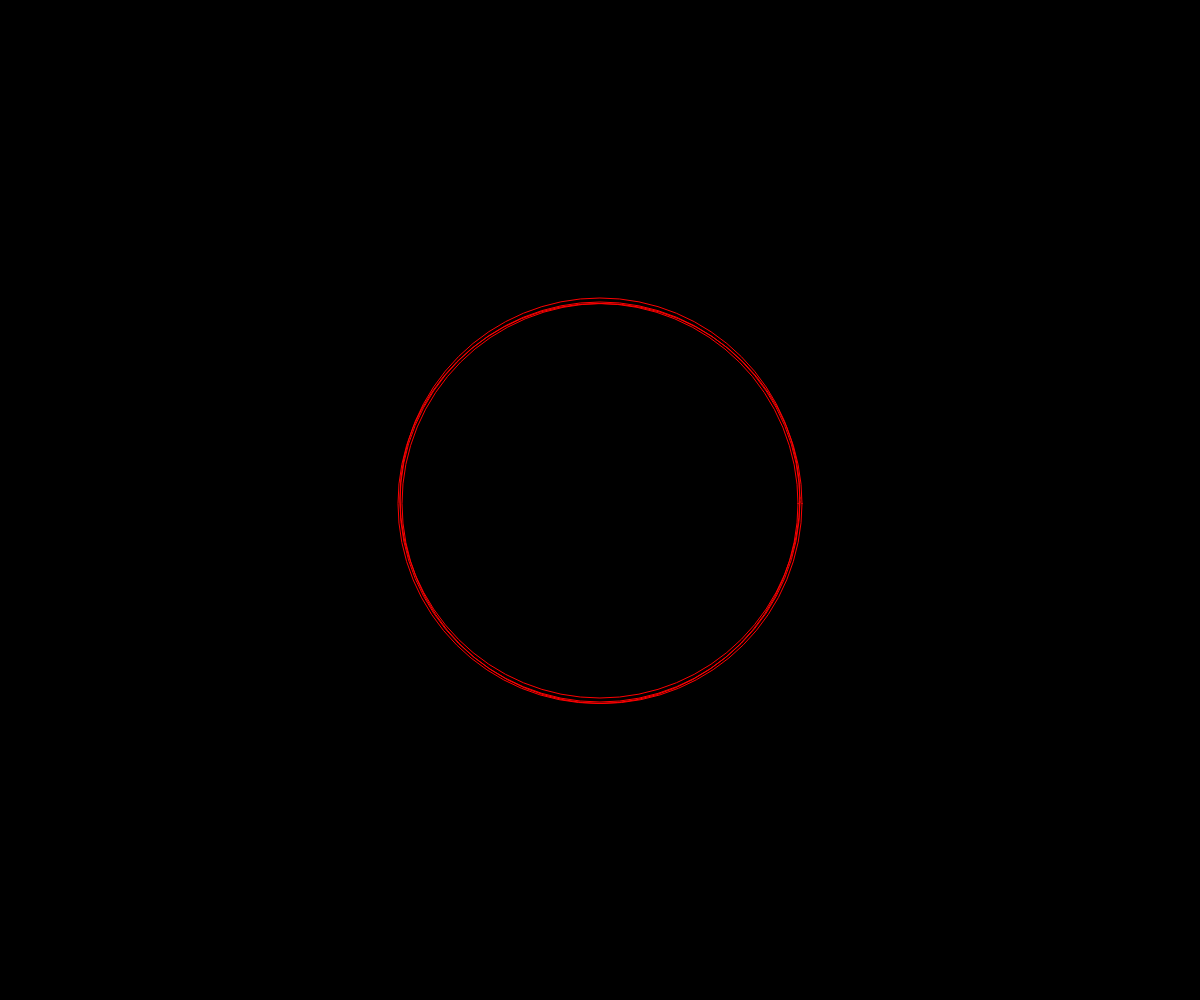
Frame 1 (no input)
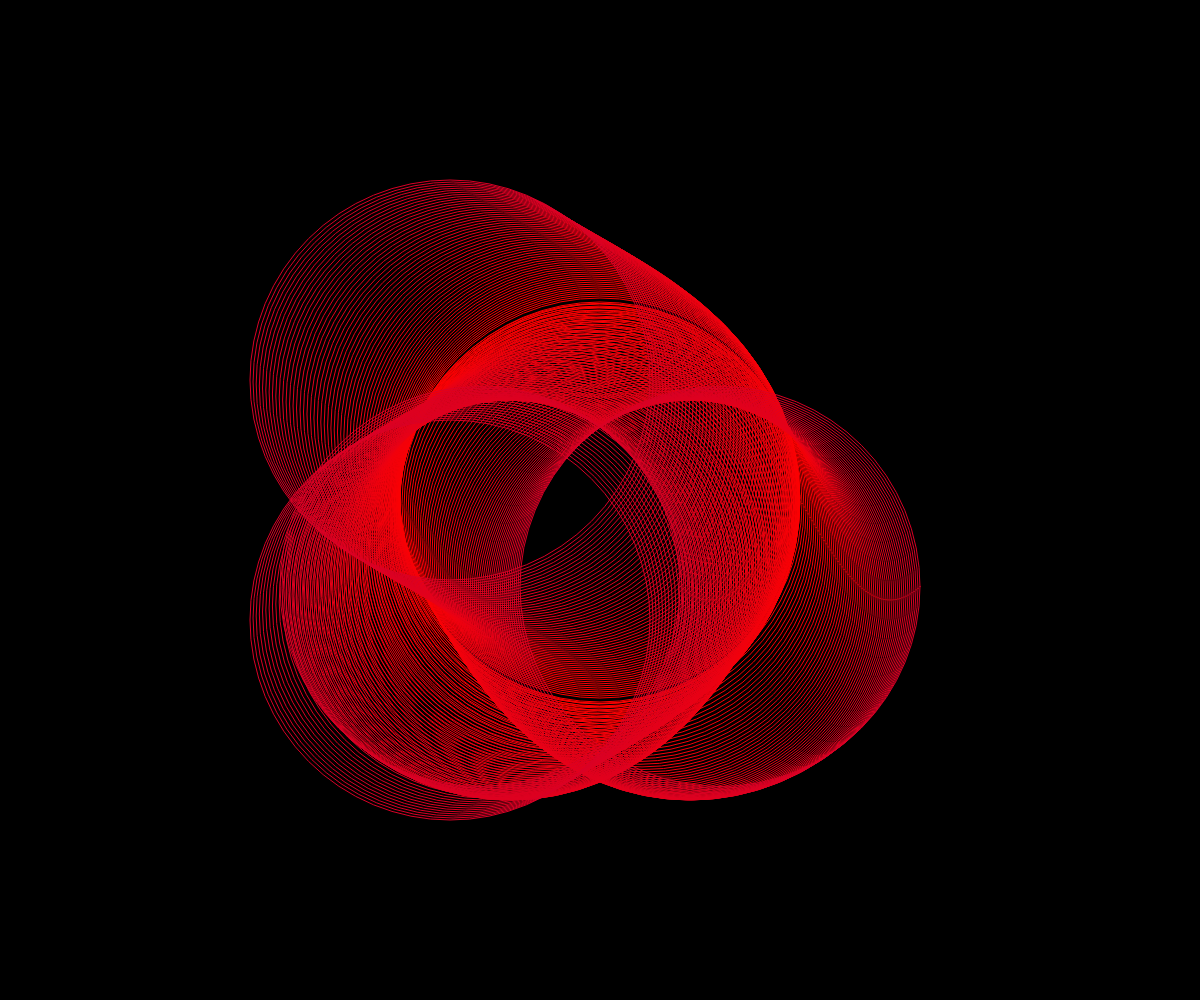
Frame 60 (no input)
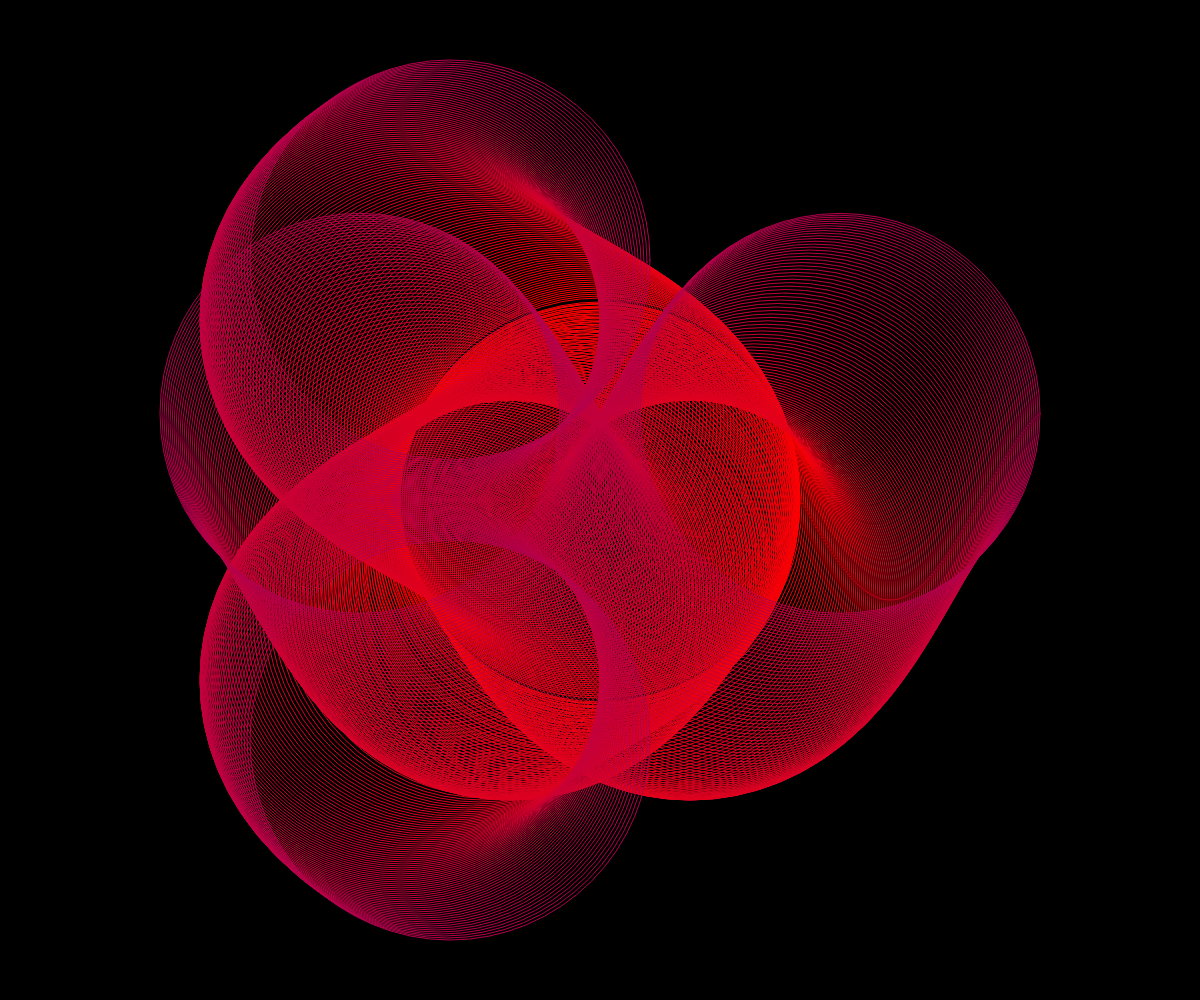
Frame 120 (the mouse pressed at the canvas centre since frame 60)

The p5.js sketch that drew these frames (run headless with seeded random() and noise() and a simulated clock; from frame 60 on, the mouse is pressed at the canvas centre):

// p5.js sketch
// ── sketch.js
function preload(){
  // put preload code here
}

function setup() {
  createCanvas(windowWidth,windowHeight)
  // put setup code here
  background('black');
  frameRate();


  angleMode(DEGREES);
}

function draw() {
  // put drawing code here



translate(width/2, height/2);
push()
if (frameCount<1000) {
  //in basso
  push();
  noFill();
  translate(-100,0);
  stroke(lerpColor(color('red'), color('blue'), frameCount/400));

ellipse(cos(frameCount*2)*100, frameCount*2, 400, 400);
pop();

//in alto
push();
noFill();
translate(-100,0);
stroke(lerpColor(color('red'), color('blue'), frameCount/400));

ellipse(cos(frameCount*2)*100, -frameCount*2, 400, 400);
pop();


//dx e sx
push();
noFill();
  translate(-100,0);
stroke(lerpColor(color('red'), color('blue'), frameCount/400));

ellipse(-(frameCount*2-100), sin(frameCount*2)*100, 400, 400);
pop();

push();
noFill();
  translate(-100,0);
stroke(lerpColor(color('red'), color('blue'), frameCount/400));

ellipse(frameCount*2 +100, sin(frameCount*2)*100, 400, 400);
pop();
pop()
}

//cerchiodiinee
if(frameCount>400 && frameCount<800)
{
  noFill();
  push();
stroke(color('black'));
ellipse(0, 0, (frameCount-400)*16, (frameCount-400)*16);
  pop();
}


//cerchiopieno
if(frameCount>404 && frameCount<600){
  push();
fill(color('black'));
ellipse(0, 0, (frameCount-404)*12, (frameCount-404)*12);
  pop();

}


//coso con linee bianche
if(frameCount>600 && frameCount<800){

  noFill();
  stroke('white');
push();

rotate(180);
  line(-width/2, -height/2, cos(frameCount*2)*width/6, sin(frameCount*2)*width/6);
stroke('white'
)
  pop();


  push();

  rotate(0);
    line(-width/2, -height/2, cos(frameCount*2)*width/6, sin(frameCount*2)*width/6);
    stroke(color('white'));
    pop();

}

//cerchio al centro ultimo
if (frameCount>800 && frameCount<1070){
  stroke(lerpColor(
    color('red'), color('gold'), (frameCount-800)/300
  ))

  push();
rotate(180);
  line(width/6, 0, cos(frameCount)*width/6, sin(frameCount)*width/6);
  pop();

  push();
  rotate(90);
    line(width/6, 0, cos(frameCount)*width/6, sin(frameCount)*width/6);
      pop();

    push();
  rotate(270);
      line(width/6, 0, cos(frameCount)*width/6, sin(frameCount)*width/6);
          pop();

      push();
  rotate(360);
        line(width/6, 0, cos(frameCount)*width/6, sin(frameCount)*width/6);
        pop();
}

//cerchio nero che si chiude
if(frameCount>1070 && frameCount<1220){
noFill();
push();
stroke(color('black'));
strokeWeight(1+(frameCount-1070)*15);
  ellipse(0, 0, width+200, width+200);
  pop();
}

//cerchio no riempimento bianco
if(frameCount>1220 && frameCount<1320){
  noFill();
push()
stroke(color('white'));
ellipse(0, 0, (frameCount-1220)*25, (frameCount-1220)*25);
pop()
}

if(frameCount>1320 && frameCount<1410 ){
  noFill();
push()
stroke(color('black'));
ellipse(0, 0, (frameCount-1320)*25, (frameCount-1320)*25);
pop()
}

if(frameCount>1410){
  noStroke();
  push()
  fill(color('black'));
  ellipse(0, 0, (frameCount-1400)*15, (frameCount-1400)*15);
  pop()
}



}
